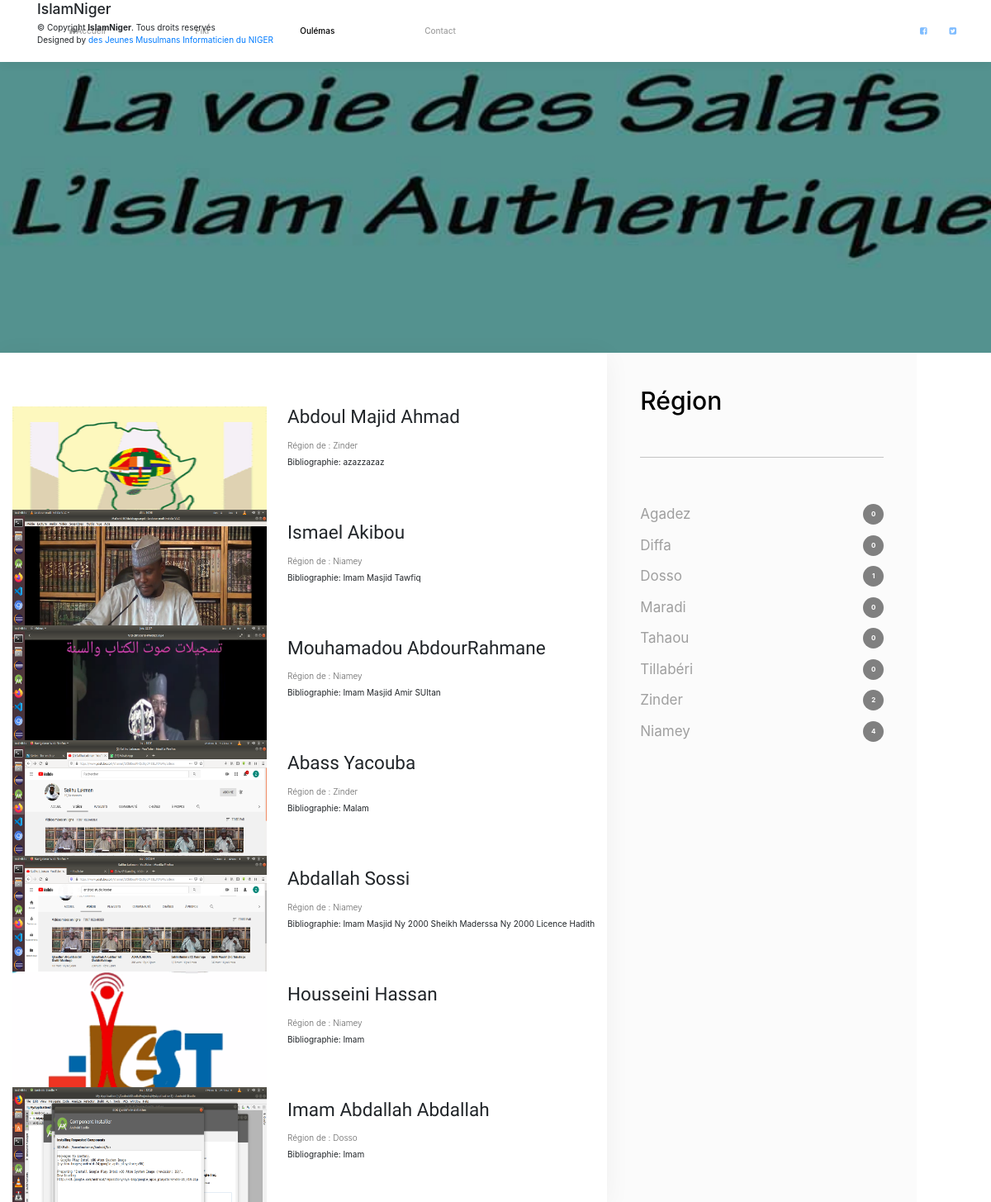
The page /index.php?p=auteurs.index on the database its author committed.
### tables this page shows
CREATE TABLE `auteurs` (
  `id` int(11) NOT NULL,
  `nom` varchar(255) NOT NULL,
  `prenom` varchar(255) NOT NULL,
  `statut` int(11) NOT NULL,
  `region` int(11) NOT NULL,
  `description` varchar(255) NOT NULL,
  `photo` varchar(255) NOT NULL
);

CREATE TABLE `regions` (
  `id` int(11) NOT NULL,
  `titre` varchar(255) NOT NULL
);

### core/Controller/Controller.php (called while the page is built, shortened)
<?php
class Controller
{
    protected $viewPath;
    protected $template;
    protected function render($view, $variables = []){
        extract($variables);
        require($this->viewPath . str_replace('.', '/', $view) . '.php');
        $content = ob_get_clean();
        require($this->viewPath . 'templates/' . $this->template . '.php');
    }
}

### app/Controller/AuteursController.php (called while the page is built, shortened)
<?php
class AuteursController extends AppController
{
    public function index(){
        $auteurs = $this->Auteur->allWithRegion();
        $regions = $this->Region->allWithCountFikr();
        $this->render('auteurs.index', compact('auteurs', 'regions'));
    }
}

### index.php (called while the page is built, shortened)
<?php
if(isset($_GET['p'])){
    $page = $_GET['p'];
} else{
    $page = 'annonces.index';
}
$page = explode('.', $page);
if($page[0] == 'admin'){
    $controller = '\App\Controller\Admin\\' . ucfirst($page[1]) . 'Controller';
    $action = $page[2];
} else {
    $action = $page[1];
}
$controller = new $controller();
$controller->$action();

### core/Table/Table.php (called while the page is built, shortened)
<?php
class Table
{
    protected $db;
    public function __construct(Database $db){
        $this->db = $db;
    }
    public function query($statement, $attributes = null, $one = false){
        if($attributes){
            return $this->db->prepare(
                $statement,
                $attributes,
                str_replace('Table', 'Entity', get_class($this)),
                $one
            );
        } else {
            return $this->db->query(
                $statement,
                str_replace('Table', 'Entity', get_class($this)),
                $one
            );
        }
    }
}

### core/Database/MysqlDatabase.php (called while the page is built, shortened)
<?php
class MysqlDatabase extends Database
{
    private $pdo;
    private function getPDO(){
        if($this->pdo === null){
            $pdo = new PDO('mysql:dbname=islamNiger;host=localhost', 'root', '');
            $pdo->setAttribute(PDO::ATTR_ERRMODE, PDO::ERRMODE_EXCEPTION);
            $this->pdo = $pdo;
        }
        return $this->pdo;
    }
    public function query($statement, $class_name = null, $one = false){
        $req = $this->getPDO()->query($statement);
        if($class_name === null){
            $req->setFetchMode(PDO::FETCH_OBJ);
        } else {
            $req->setFetchMode(PDO::FETCH_CLASS, $class_name);
        }
        if($one){
            $datas = $req->fetch();
        }
        else{
            $datas = $req->fetchAll();
        }
        return $datas;
    }
}

### app/Table/AuteurTable.php (called while the page is built, shortened)
<?php
class AuteurTable extends Table
{
    public function allWithRegion(){
        return $this->query("
            SELECT auteurs.id, auteurs.nom, auteurs.prenom, auteurs.description, auteurs.photo, regions.titre
            FROM auteurs
            LEFT JOIN regions ON region=regions.id
        ");
    }
}

### app/Autoloader.php (called while the page is built, shortened)
<?php
class Autoloader
{
    static function autoload($class){
        if(strpos($class, __NAMESPACE__ . '\\') === 0)
        {
            $class = str_replace(__NAMESPACE__ . '\\', '', $class);
            $class = str_replace('\\', '/', $class);
        }
    }
}

### core/Autoloader.php (called while the page is built, shortened)
<?php
class Autoloader
{
    static function autoload($class){
        if(strpos($class, __NAMESPACE__ . '\\') === 0)
        {
            $class = str_replace(__NAMESPACE__ . '\\', '', $class);
            $class = str_replace('\\', '/', $class);
        }
    }
}

### app/Entity/AuteurEntity.php (called while the page is built, shortened)
<?php
class AuteurEntity extends Entity
{
    public function getUrl(){
        return 'index.php?p=auteurs.detail&id=' . $this->id;
    }
}

### core/Entity/Entity.php (called while the page is built, shortened)
<?php
class Entity
{
    public function __get($key){
        return $this->$key;
    }
}

### app/Table/RegionTable.php (called while the page is built, shortened)
<?php
class RegionTable extends Table
{
    public function allWithCountFikr(){
        return $this->query("
            SELECT regions.id, regions.titre, (SELECT COUNT(auteurs.id) FROM auteurs WHERE auteurs.region=regions.id) as nombre
            FROM regions
        ");
    }
}

### app/Entity/RegionEntity.php (called while the page is built, shortened)
<?php
class RegionEntity extends Entity
{
    public function getUrl(){
        return 'index.php?p=auteurs.region&id=' . $this->id;
    }
}

### app/Views/auteurs/index.php (the view, shortened to what this page needs)
<?php
$accueilClass = "";
$fikrClass = "";
$contactClass= "";
$auteurClass = "active";
?>
<div class="banniere"></div>
<div class="body">
    <main class="main">
        <div class="container">
        <?php foreach($auteurs as $auteur): ?>
            <article class="article">
                <a href="article.php" class="article-img"><img src="<?= $auteur->photo ?>" alt="Photo de <?= $auteur->nom .' '. $auteur->prenom; ?>"></a>
                <br>
                <h2 class="article-title"><a href="<?= $auteur->url?>"><?= $auteur->nom .' '. $auteur->prenom; ?></a></h2>
                <div class="article-date">Région de : <?= $auteur->titre;?></div>
                <p>Bibliographie: <?= $auteur->description ?></p>
            </article>
        <?php endforeach; ?>
        </div>
    </main>
    <aside class="sidebar">
        <h4 class="sidebar-title">Région</h4>
        <hr>
        <ul>
            <?php foreach($regions as $region): ?>
                <li><a href="<?= $region->url ?>" data-count="<?= $region->nombre; ?>"><?= $region->titre; ?></a></li>
            <?php endforeach; ?>
        </ul>
    </aside>
</div>

### app/Views/templates/default.php (shortened to what this page needs)
<!DOCTYPE html>
<html lang="en">
<head>
    <link rel="stylesheet" href="public/css/style.css">
    <link href="public/css/bootstrap.min.css" rel="stylesheet">
    <link rel="stylesheet" href="https://maxcdn.bootstrapcdn.com/bootstrap/4.0.0/css/bootstrap.min.css">
    <link href="https://stackpath.bootstrapcdn.com/font-awesome/4.7.0/css/font-awesome.min.css" rel="stylesheet">
    <link rel="stylesheet" href="https://maxcdn.bootstrapcdn.com/bootstrap/4.3.1/css/bootstrap.min.css">
</head>
<body>
    <header class="topbar">
        <nav>
            <a href="index.php?p=annonces.index" class="menu-item <?= $accueilClass;?>"><i class="fa fa-home"></i>Accueil</a>
            <a href="index.php?p=fikrs.index" class="menu-item <?= $fikrClass;?>">Fikr</a>
            <a href="index.php?p=auteurs.index" class="menu-item <?= $auteurClass;?>">Oulémas</a>
            <a href="index.php?p=contacter.nous" class="menu-item <?= $contactClass;?>">Contact</a>
        </nav>
        <div class="social">
            <a href="#" title="Facebook"><i class="fa fa-facebook-square"></i></a>
            <a href="#" title="Twitter"><i class="fa fa-twitter-square"></i></a>
        </div>
    </header>
    <?= $content;?>
    <footer class="footer fixed-top">
    <div class="footer-top">
      <div class="container">
        <div class="row">
          <div class="col-lg-3 col-md-6 footer-info">
            <h3>IslamNiger</h3>
          </div>
          <div class="col-lg-3 col-md-6 footer-contact">
          </div>
          <div class="col-lg-3 col-md-6 footer-newsletter">
          </div>
        </div>
      </div>
    </div>
    <div class="container">
      <div class="copyright">
        &copy; Copyright <strong>IslamNiger</strong>. Tous droits reservés
      </div>
      <div class="credits">
        Designed by <a href="#">des Jeunes Musulmans Informaticien du NIGER</a>
      </div>
    </div>
    </footer>
</body>
</html>

### public/css/style.css (style rules this page uses)
* { -webkit-box-sizing: border-box; box-sizing: border-box; }
body, html { font-size: 16px; color: rgba(0, 0, 0, .87); font-family: "Montserrat", sans-serif; line-height: 1.6; margin: 0; font-weight: 400; }
.topbar { position: fixed; top: 0; left: 0; right: 0; width: 100%; background: #FFF; padding: 30px; z-index: 3; -webkit-box-shadow: 0 4px 10px rgba(0, 0, 0, .05); box-shadow: 0 4px 10px rgba(0, 0, 0, .05); }
.topbar nav { float: left; }
.menu-item { color: #9F9F9F; text-decoration: none; font-weight: 500; margin: 0 53px; transition: color .3s; }
.menu-item:hover, .menu-item.active { color: #000; }
.social { float: right; }
.social a { padding: 0 12px; opacity: .5; transition: opacity .3s; }
.banniere { height: 427px; background: no-repeat center center / cover url("../img/voie.jpg"); }
.main { background:#FFF; -webkit-box-shadow: 0 4px 30px rgba(0, 0, 0, .05); box-shadow: 0 4px 30px rgba(0, 0, 0, .05); position: relative; z-index: 2; }
.main .container { overflow: hidden; }
.sidebar { position: relative; padding: 40px; font-size: 17px; z-index: 1; background: #FBFBFB; }
.sidebar-title { font-size: 30px; color: #000; margin: 15px 0; }
.sidebar-title:first-child { margin-top: 0; }
.sidebar a { color: #9F9F9F; text-decoration: none; }
.sidebar ul { margin: 0; padding: 0; list-style: none; }
.sidebar li { padding: 6px 0; }
.sidebar hr { border: none; background: #C4C4C4; height: 1px; margin: 50px 0; }
.container { margin: 0 auto; max-width: 940px; }
.article { margin: 50px 0; }
.article-img { display: block; margin-bottom: 10px; }
.article a { color: inherit; text-decoration: none; }
.article-img img { width: 100%; height: 200px; }
.article-date { font-weight: 300; color: rgba(0, 0, 0, .6); margin-bottom: 5px; }
.article-title { font-size: 2.25rem; line-height: 1.1; font-family: "Cardo", serif; margin: 0 0 15px 0; }
.footer { clear: both; }
.article-title::after { content:''; display: block; width: 100px; background: #000; }
.sidebar li a::after { content: attr(data-count); float:right; background: grey; width: 25px; height: 25px; line-height: 25px; text-align: center; color: #FFF; border-radius: 50%; font-size: 0.8rem; font-weight: bold; }
.article-img { transition: .5s; }
@media only screen and (min-width:740px) { .article { padding-left: 333px; position: relative; } }
@media only screen and (min-width:740px) { .article-img { position: absolute; left: 0; top: 0; width: 308px; } }
@media only screen and (min-width: 1100px) { .body { display:flex; } }
@media only screen and (min-width: 1100px) { .sidebar { flex: none; width: 375px; } }

### rows shown on the page
auteurs: photo (picture), nom "Abdoul Majid", prenom "Ahmad", regions.titre "Zinder", description "azazzazaz"
auteurs: shows a picture, nom "Ismael", prenom "Akibou", regions.titre "Niamey", description "Imam Masjid Tawfiq"
auteurs: shows a picture, nom "Mouhamadou", prenom "AbdourRahmane", regions.titre "Niamey", description "Imam Masjid Amir SUltan"
auteurs: shows a picture, nom "Abass", prenom "Yacouba", regions.titre "Zinder", description "Malam"
auteurs: shows a picture, nom "Abdallah", prenom "Sossi", regions.titre "Niamey", description "Imam Masjid Ny 2000 Sheikh Maderssa Ny 2000 Licence Hadith"
auteurs: photo (picture), nom "Housseini", prenom "Hassan", regions.titre "Niamey", description "Imam"
auteurs: shows a picture, nom "Imam Abdallah", prenom "Abdallah", regions.titre "Dosso", description "Imam"
regions: titre "Agadez"
regions: titre "Diffa"
regions: titre "Dosso"
regions: titre "Maradi"
regions: titre "Tahaou"
regions: titre "Tillabéri"
regions: titre "Zinder"
regions: titre "Niamey"
